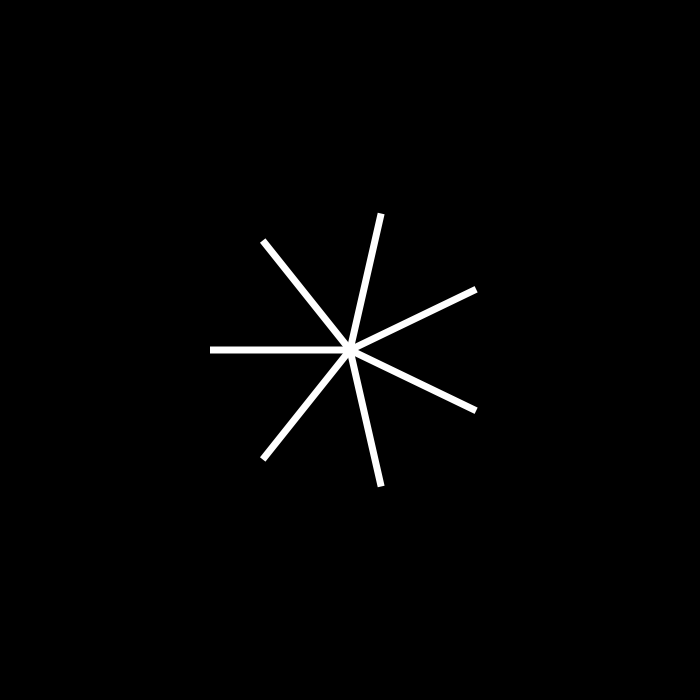
Frame 1 (no input)
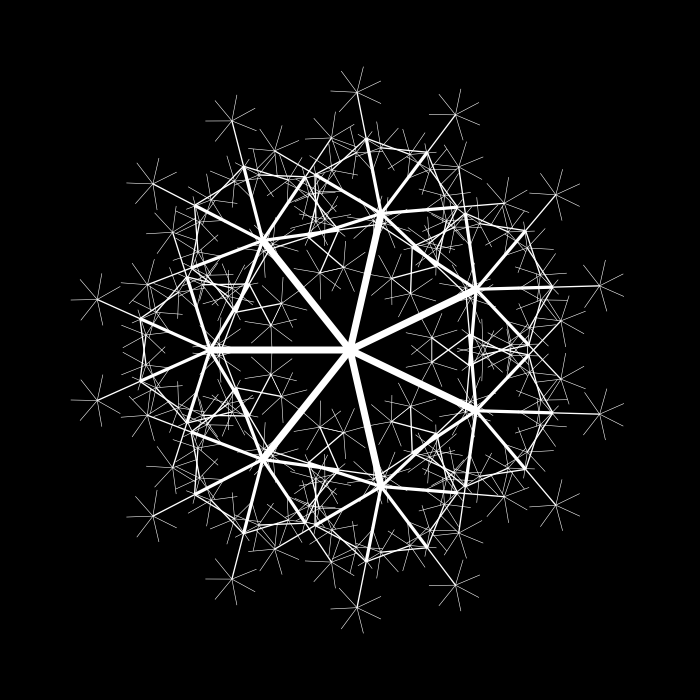
Frame 60 (the mouse pressed at the canvas centre just before this capture)
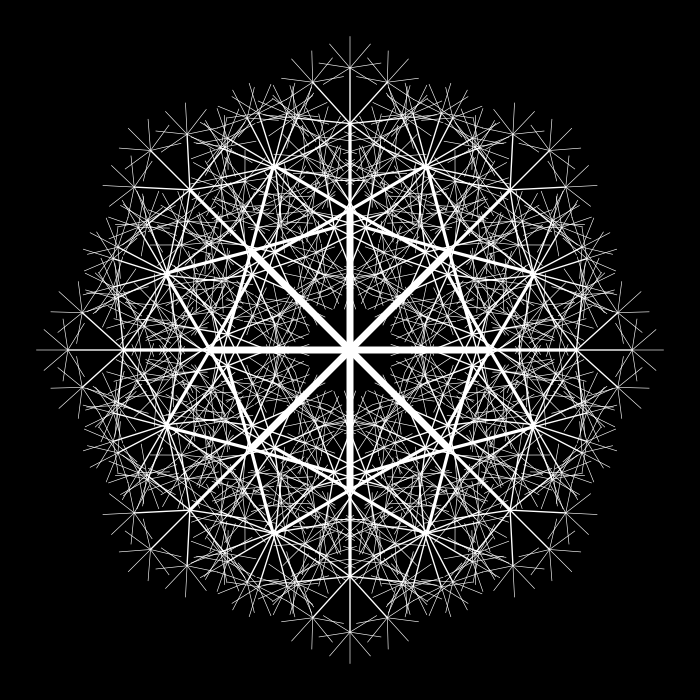
Frame 120 (the mouse held since frame 60 and released just before this capture)

The Processing sketch that drew these frames (run headless with seeded random() and noise(); from frame 60 on, the mouse is pressed at the canvas centre):

// Processing sketch: processing_84096
// ── processing_84096.pde

  /* OpenProcessing Tweak of *@*http://www.openprocessing.org/sketch/54745*@* */
/* !do not delete the line above, required for linking your tweak if you re-upload */
  float armLength = 140;  // arm length
  float shoulderLength = 7;    // shoulder length
  int recursions = 7;       //ilo\u015b\u0107 recursion

  int symmetricalDivisions = 6;
  private long seed;
  private int currentRecursions = 1;
  private int velocity = 1;

  public void setup()
  {
    size(700, 700);
    background(0);
    noStroke();
    smooth();
    fill(255);
    frameRate(29);
    platekS(width / 2, height / 2, armLength, shoulderLength, symmetricalDivisions, recursions);
  }

  public void draw()
  {
    randomSeed(seed);
    background(0);
    symmetricalDivisions = int(random(6)+3);

    platekS(width / 2, height / 2, armLength, shoulderLength, symmetricalDivisions, currentRecursions);

    currentRecursions += velocity;
    if (currentRecursions > recursions)
    {
      currentRecursions = recursions;
      velocity = -1;
    }
    if (currentRecursions < 1)
    {
      currentRecursions = 1;
      velocity = 1;
    }
  }

  public void mousePressed()
  {
    currentRecursions = 1;
    seed = millis();
  }

  public void platekS(float X1, float Y1, float H, float B, int symmetricalDivisions, int inRecursions)
  {
    int[] tabsymmetricalDivisions = new int[inRecursions];
    float[] tabH = new float[inRecursions];
    float[] tabB = new float[inRecursions];
    float[] tabalphaR = new float[inRecursions];

    tabsymmetricalDivisions[inRecursions - 1] = symmetricalDivisions;
    tabH[inRecursions - 1] = H;
    tabB[inRecursions - 1] = B;
    tabalphaR[inRecursions - 1] = 0;

    for (int i = inRecursions - 2; i >= 0; i--)
    {
      tabsymmetricalDivisions[i] = PApplet.parseInt(random(6) + 2);
      tabH[i] = tabH[i + 1] * random(0.5f, 0.7f);
      tabB[i] = tabB[i + 1] * random(0.4f, 0.5f);
      tabalphaR[i] = random(HALF_PI, PI - HALF_PI / 2);
      print(i + ": " + tabsymmetricalDivisions[i] + " " + tabH[i] + " " + tabB[i] + " " + tabalphaR[i] + "\n");
    }
    platekR(X1, Y1, tabH, tabB, tabalphaR, tabsymmetricalDivisions, inRecursions);
  }

  public void platekR(float X1, float Y1, float H[], float B[], float alphaR[], int symmetricalDivisions[], int inRecursions)
  {
    inRecursions--;
    if (inRecursions + 1 > 0 && symmetricalDivisions[inRecursions] != 0)
    {
      float alpha;
      if (alphaR[inRecursions] == 0)
        alpha = (TWO_PI - alphaR[inRecursions]) / (symmetricalDivisions[inRecursions]);
      else
        alpha = (TWO_PI - alphaR[inRecursions]) / (symmetricalDivisions[inRecursions] - 1);

      pushMatrix();
      translate(X1, Y1);
      rotate(-(TWO_PI - alphaR[inRecursions]) / 2);
      for (int i = 0; i < symmetricalDivisions[inRecursions]; i++)
      {

        rect(0, -B[inRecursions] / 2, H[inRecursions], B[inRecursions]);
        platekR(H[inRecursions], 0, H, B, alphaR, symmetricalDivisions, inRecursions);
        rotate(alpha);
      }
      popMatrix();
    }
  }
